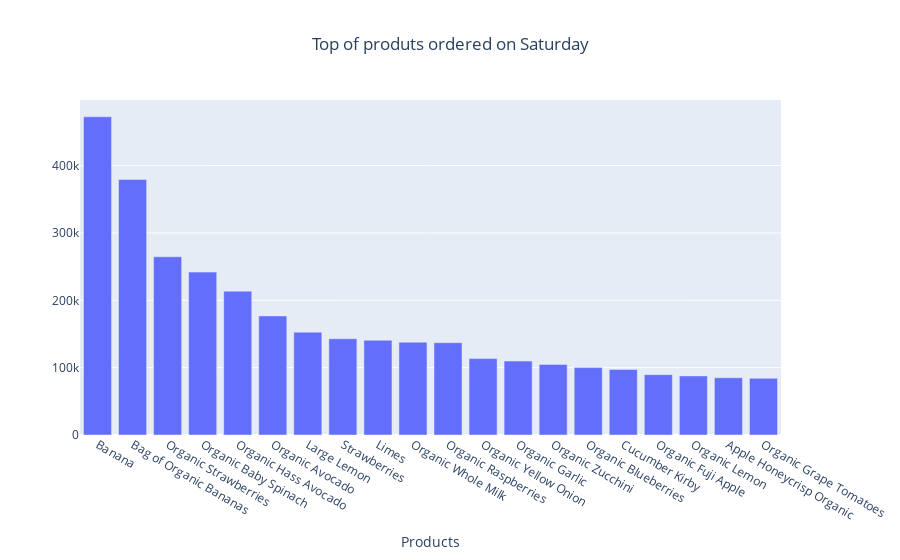

The cell this chart's notebook holds for it:
### Code cell
fig = go.Figure(
    data = go.Bar(x=[a_tuple[0] for a_tuple in result_5.loc[:,['product_name', 'aisle']].value_counts().head(20).index], 
             y=result_5.loc[:,['product_name', 'aisle']].value_counts().head(20).values, 
                  hovertext = [a_tuple[1] for a_tuple in result_5.loc[:,['product_name', 'aisle']].value_counts().head(20).index]), # showlegend = False
    layout = go.Layout(
        title = go.layout.Title(text = "Top of produts ordered on Saturday", x = 0.5),
        xaxis = go.layout.XAxis(title = 'Products')
    )
)

fig.show()

### Figure 1 — Plotly figure (JSON) as saved in the notebook; plotly's stock layout.template omitted (floating-point values rounded to 4 significant figures)
{"data": [{"hovertext": ["fresh fruits", "fresh fruits", "fresh fruits", "packaged vegetables fruits", "fresh fruits", "fresh fruits", "fresh fruits", "fresh fruits", "fresh fruits", "milk", "packaged vegetables fruits", "fresh vegetables", "fresh vegetables", "fresh vegetables", "packaged vegetables fruits", "fresh vegetables", "fresh fruits", "fresh fruits", "fresh fruits", "packaged vegetables fruits"], "type": "bar", "x": ["Banana", "Bag of Organic Bananas", "Organic Strawberries", "Organic Baby Spinach", "Organic Hass Avocado", "Organic Avocado", "Large Lemon", "Strawberries", "Limes", "Organic Whole Milk", "Organic Raspberries", "Organic Yellow Onion", "Organic Garlic", "Organic Zucchini", "Organic Blueberries", "Cucumber Kirby", "Organic Fuji Apple", "Organic Lemon", "Apple Honeycrisp Organic", "Organic Grape Tomatoes"], "y": [472565, 379450, 264683, 241921, 213584, 176815, 152657, 142951, 140627, 137905, 137057, 113426, 109778, 104823, 100060, 97315, 89632, 87746, 85020, 84255]}], "layout": {"title": {"text": "Top of produts ordered on Saturday", "x": 0.5}, "xaxis": {"title": {"text": "Products"}}}}
